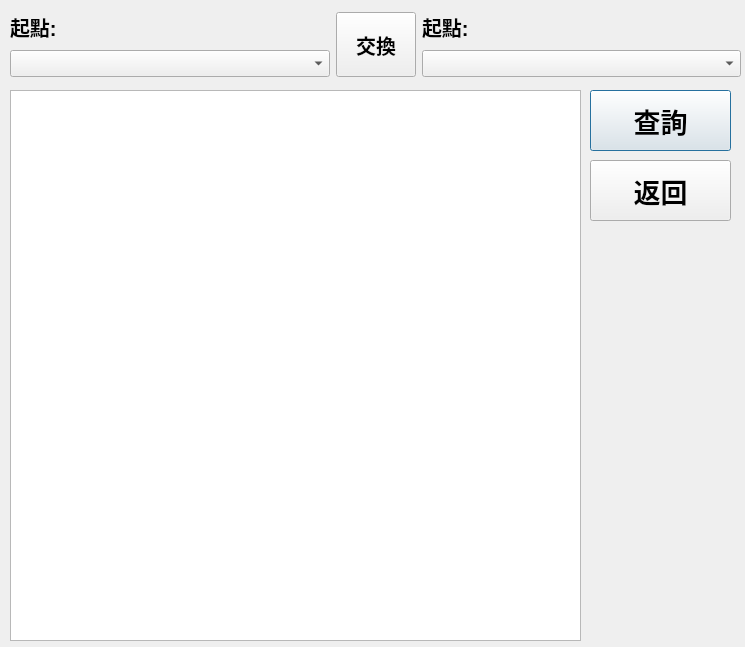
<?xml version="1.0" encoding="UTF-8"?>
<ui version="4.0">
 <class>railPage</class>
 <widget class="QDialog" name="railPage">
  <property name="geometry">
   <rect>
    <x>0</x>
    <y>0</y>
    <width>745</width>
    <height>647</height>
   </rect>
  </property>
  <property name="windowTitle">
   <string>Dialog</string>
  </property>
  <widget class="QPushButton" name="confirmButton">
   <property name="geometry">
    <rect>
     <x>590</x>
     <y>90</y>
     <width>141</width>
     <height>61</height>
    </rect>
   </property>
   <property name="font">
    <font>
     <pointsize>20</pointsize>
     <weight>75</weight>
     <bold>true</bold>
    </font>
   </property>
   <property name="text">
    <string>查詢</string>
   </property>
  </widget>
  <widget class="QWidget" name="gridLayoutWidget">
   <property name="geometry">
    <rect>
     <x>10</x>
     <y>10</y>
     <width>731</width>
     <height>71</height>
    </rect>
   </property>
   <layout class="QGridLayout" name="gridLayout">
    <property name="sizeConstraint">
     <enum>QLayout::SetDefaultConstraint</enum>
    </property>
    <item row="0" column="0">
     <widget class="QLabel" name="startLabel_2">
      <property name="sizePolicy">
       <sizepolicy hsizetype="Preferred" vsizetype="Fixed">
        <horstretch>0</horstretch>
        <verstretch>0</verstretch>
       </sizepolicy>
      </property>
      <property name="font">
       <font>
        <pointsize>15</pointsize>
        <weight>75</weight>
        <bold>true</bold>
       </font>
      </property>
      <property name="text">
       <string>起點:</string>
      </property>
     </widget>
    </item>
    <item row="1" column="2">
     <widget class="QComboBox" name="endComboBox">
      <property name="font">
       <font>
        <pointsize>12</pointsize>
        <weight>75</weight>
        <bold>true</bold>
       </font>
      </property>
     </widget>
    </item>
    <item row="0" column="2">
     <widget class="QLabel" name="startLabel">
      <property name="font">
       <font>
        <pointsize>15</pointsize>
        <weight>75</weight>
        <bold>true</bold>
       </font>
      </property>
      <property name="text">
       <string>起點:</string>
      </property>
     </widget>
    </item>
    <item row="1" column="0">
     <widget class="QComboBox" name="startComboBox">
      <property name="sizePolicy">
       <sizepolicy hsizetype="Preferred" vsizetype="Minimum">
        <horstretch>0</horstretch>
        <verstretch>0</verstretch>
       </sizepolicy>
      </property>
      <property name="font">
       <font>
        <pointsize>12</pointsize>
        <weight>75</weight>
        <bold>true</bold>
       </font>
      </property>
     </widget>
    </item>
    <item row="0" column="1" rowspan="2">
     <widget class="QPushButton" name="exchangeButton">
      <property name="sizePolicy">
       <sizepolicy hsizetype="Fixed" vsizetype="Expanding">
        <horstretch>0</horstretch>
        <verstretch>0</verstretch>
       </sizepolicy>
      </property>
      <property name="font">
       <font>
        <pointsize>15</pointsize>
        <weight>75</weight>
        <bold>true</bold>
       </font>
      </property>
      <property name="text">
       <string>交換</string>
      </property>
     </widget>
    </item>
   </layout>
  </widget>
  <widget class="QListWidget" name="stationList">
   <property name="geometry">
    <rect>
     <x>10</x>
     <y>90</y>
     <width>571</width>
     <height>551</height>
    </rect>
   </property>
   <property name="font">
    <font>
     <pointsize>12</pointsize>
     <weight>75</weight>
     <bold>true</bold>
    </font>
   </property>
  </widget>
  <widget class="QPushButton" name="backButton">
   <property name="geometry">
    <rect>
     <x>590</x>
     <y>160</y>
     <width>141</width>
     <height>61</height>
    </rect>
   </property>
   <property name="font">
    <font>
     <pointsize>20</pointsize>
     <weight>75</weight>
     <bold>true</bold>
    </font>
   </property>
   <property name="text">
    <string>返回</string>
   </property>
  </widget>
 </widget>
 <resources/>
 <connections/>
</ui>
